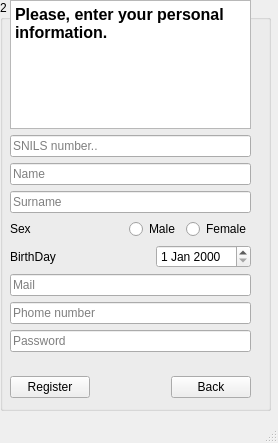
<?xml version="1.0" encoding="UTF-8"?>
<ui version="4.0">
 <class>Registartion</class>
 <widget class="QMainWindow" name="Registartion">
  <property name="geometry">
   <rect>
    <x>0</x>
    <y>0</y>
    <width>278</width>
    <height>443</height>
   </rect>
  </property>
  <property name="windowTitle">
   <string>Registartion</string>
  </property>
  <widget class="QWidget" name="centralwidget">
   <widget class="QGroupBox" name="groupBox">
    <property name="geometry">
     <rect>
      <x>0</x>
      <y>0</y>
      <width>271</width>
      <height>411</height>
     </rect>
    </property>
    <property name="title">
     <string>2</string>
    </property>
    <widget class="QWidget" name="">
     <property name="geometry">
      <rect>
       <x>10</x>
       <y>0</y>
       <width>241</width>
       <height>398</height>
      </rect>
     </property>
     <layout class="QVBoxLayout" name="verticalLayout_6">
      <item>
       <layout class="QVBoxLayout" name="verticalLayout_5">
        <item>
         <widget class="QTextEdit" name="textEdit">
          <property name="html">
           <string>&lt;!DOCTYPE HTML PUBLIC &quot;-//W3C//DTD HTML 4.0//EN&quot; &quot;http://www.w3.org/TR/REC-html40/strict.dtd&quot;&gt;
&lt;html&gt;&lt;head&gt;&lt;meta name=&quot;qrichtext&quot; content=&quot;1&quot; /&gt;&lt;style type=&quot;text/css&quot;&gt;
p, li { white-space: pre-wrap; }
&lt;/style&gt;&lt;/head&gt;&lt;body style=&quot; font-family:'MS Shell Dlg 2'; font-size:8.25pt; font-weight:400; font-style:normal;&quot;&gt;
&lt;p style=&quot; margin-top:0px; margin-bottom:0px; margin-left:0px; margin-right:0px; -qt-block-indent:0; text-indent:0px;&quot;&gt;&lt;span style=&quot; font-size:12pt; font-weight:600;&quot;&gt;Please, enter your personal information.&lt;/span&gt;&lt;/p&gt;&lt;/body&gt;&lt;/html&gt;</string>
          </property>
         </widget>
        </item>
        <item>
         <spacer name="verticalSpacer_6">
          <property name="orientation">
           <enum>Qt::Vertical</enum>
          </property>
          <property name="sizeHint" stdset="0">
           <size>
            <width>20</width>
            <height>40</height>
           </size>
          </property>
         </spacer>
        </item>
        <item>
         <widget class="QLineEdit" name="lineEdit">
          <property name="text">
           <string/>
          </property>
          <property name="placeholderText">
           <string>SNILS number..</string>
          </property>
         </widget>
        </item>
        <item>
         <widget class="QLineEdit" name="lineEdit_2">
          <property name="text">
           <string/>
          </property>
          <property name="placeholderText">
           <string>Name</string>
          </property>
         </widget>
        </item>
        <item>
         <spacer name="verticalSpacer_7">
          <property name="orientation">
           <enum>Qt::Vertical</enum>
          </property>
          <property name="sizeHint" stdset="0">
           <size>
            <width>20</width>
            <height>40</height>
           </size>
          </property>
         </spacer>
        </item>
        <item>
         <widget class="QLineEdit" name="lineEdit_3">
          <property name="text">
           <string/>
          </property>
          <property name="placeholderText">
           <string>Surname</string>
          </property>
         </widget>
        </item>
        <item>
         <spacer name="verticalSpacer_8">
          <property name="orientation">
           <enum>Qt::Vertical</enum>
          </property>
          <property name="sizeHint" stdset="0">
           <size>
            <width>20</width>
            <height>40</height>
           </size>
          </property>
         </spacer>
        </item>
       </layout>
      </item>
      <item>
       <spacer name="verticalSpacer_5">
        <property name="orientation">
         <enum>Qt::Vertical</enum>
        </property>
        <property name="sizeHint" stdset="0">
         <size>
          <width>20</width>
          <height>40</height>
         </size>
        </property>
       </spacer>
      </item>
      <item>
       <layout class="QVBoxLayout" name="verticalLayout_4">
        <item>
         <layout class="QHBoxLayout" name="horizontalLayout_3">
          <item>
           <widget class="QLabel" name="label_2">
            <property name="text">
             <string>Sex</string>
            </property>
           </widget>
          </item>
          <item>
           <spacer name="horizontalSpacer_3">
            <property name="orientation">
             <enum>Qt::Horizontal</enum>
            </property>
            <property name="sizeHint" stdset="0">
             <size>
              <width>40</width>
              <height>20</height>
             </size>
            </property>
           </spacer>
          </item>
          <item>
           <widget class="QRadioButton" name="radioButton">
            <property name="text">
             <string>Male</string>
            </property>
            <property name="checkable">
             <bool>true</bool>
            </property>
            <property name="checked">
             <bool>false</bool>
            </property>
           </widget>
          </item>
          <item>
           <widget class="QRadioButton" name="radioButton_2">
            <property name="text">
             <string>Female</string>
            </property>
           </widget>
          </item>
         </layout>
        </item>
        <item>
         <layout class="QVBoxLayout" name="verticalLayout_3">
          <item>
           <spacer name="verticalSpacer_3">
            <property name="orientation">
             <enum>Qt::Vertical</enum>
            </property>
            <property name="sizeHint" stdset="0">
             <size>
              <width>20</width>
              <height>40</height>
             </size>
            </property>
           </spacer>
          </item>
          <item>
           <layout class="QHBoxLayout" name="horizontalLayout_2">
            <item>
             <widget class="QLabel" name="label">
              <property name="text">
               <string>BirthDay</string>
              </property>
             </widget>
            </item>
            <item>
             <spacer name="horizontalSpacer_2">
              <property name="orientation">
               <enum>Qt::Horizontal</enum>
              </property>
              <property name="sizeHint" stdset="0">
               <size>
                <width>40</width>
                <height>20</height>
               </size>
              </property>
             </spacer>
            </item>
            <item>
             <widget class="QDateEdit" name="dateEdit"/>
            </item>
           </layout>
          </item>
          <item>
           <layout class="QVBoxLayout" name="verticalLayout_2">
            <item>
             <widget class="QLineEdit" name="lineEdit_4">
              <property name="text">
               <string/>
              </property>
              <property name="placeholderText">
               <string>Mail</string>
              </property>
             </widget>
            </item>
            <item>
             <widget class="QLineEdit" name="lineEdit_5">
              <property name="text">
               <string/>
              </property>
              <property name="placeholderText">
               <string>Phome number</string>
              </property>
             </widget>
            </item>
            <item>
             <spacer name="verticalSpacer_2">
              <property name="orientation">
               <enum>Qt::Vertical</enum>
              </property>
              <property name="sizeHint" stdset="0">
               <size>
                <width>20</width>
                <height>40</height>
               </size>
              </property>
             </spacer>
            </item>
            <item>
             <layout class="QVBoxLayout" name="verticalLayout">
              <item>
               <widget class="QLineEdit" name="lineEdit_6">
                <property name="text">
                 <string/>
                </property>
                <property name="placeholderText">
                 <string>Password</string>
                </property>
               </widget>
              </item>
              <item>
               <spacer name="verticalSpacer_9">
                <property name="orientation">
                 <enum>Qt::Vertical</enum>
                </property>
                <property name="sizeHint" stdset="0">
                 <size>
                  <width>20</width>
                  <height>40</height>
                 </size>
                </property>
               </spacer>
              </item>
              <item>
               <spacer name="verticalSpacer">
                <property name="orientation">
                 <enum>Qt::Vertical</enum>
                </property>
                <property name="sizeHint" stdset="0">
                 <size>
                  <width>20</width>
                  <height>40</height>
                 </size>
                </property>
               </spacer>
              </item>
              <item>
               <layout class="QHBoxLayout" name="horizontalLayout">
                <item>
                 <widget class="QPushButton" name="pushButton">
                  <property name="text">
                   <string>Register</string>
                  </property>
                 </widget>
                </item>
                <item>
                 <spacer name="horizontalSpacer">
                  <property name="orientation">
                   <enum>Qt::Horizontal</enum>
                  </property>
                  <property name="sizeHint" stdset="0">
                   <size>
                    <width>40</width>
                    <height>20</height>
                   </size>
                  </property>
                 </spacer>
                </item>
                <item>
                 <widget class="QPushButton" name="pushButton_2">
                  <property name="text">
                   <string>Back</string>
                  </property>
                 </widget>
                </item>
               </layout>
              </item>
             </layout>
            </item>
           </layout>
          </item>
         </layout>
        </item>
        <item>
         <spacer name="verticalSpacer_4">
          <property name="orientation">
           <enum>Qt::Vertical</enum>
          </property>
          <property name="sizeHint" stdset="0">
           <size>
            <width>20</width>
            <height>40</height>
           </size>
          </property>
         </spacer>
        </item>
       </layout>
      </item>
     </layout>
    </widget>
   </widget>
  </widget>
  <widget class="QMenuBar" name="menubar">
   <property name="geometry">
    <rect>
     <x>0</x>
     <y>0</y>
     <width>278</width>
     <height>21</height>
    </rect>
   </property>
  </widget>
  <widget class="QStatusBar" name="statusbar"/>
 </widget>
 <resources/>
 <connections/>
</ui>
